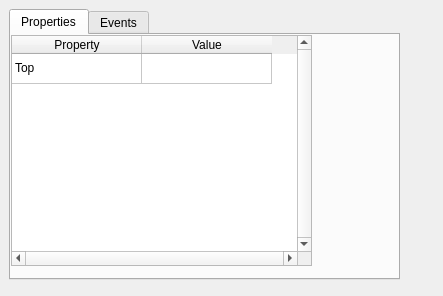
<?xml version="1.0" encoding="UTF-8"?>
<ui version="4.0">
 <class>PropertyForm</class>
 <widget class="QWidget" name="PropertyForm">
  <property name="geometry">
   <rect>
    <x>0</x>
    <y>0</y>
    <width>443</width>
    <height>296</height>
   </rect>
  </property>
  <property name="windowTitle">
   <string>Form</string>
  </property>
  <widget class="QTabWidget" name="tabWidget">
   <property name="geometry">
    <rect>
     <x>9</x>
     <y>9</y>
     <width>391</width>
     <height>271</height>
    </rect>
   </property>
   <property name="currentIndex">
    <number>0</number>
   </property>
   <widget class="QWidget" name="tab_1">
    <property name="accessibleName">
     <string/>
    </property>
    <attribute name="title">
     <string>Properties</string>
    </attribute>
    <widget class="QTableWidget" name="tableWidget">
     <property name="geometry">
      <rect>
       <x>0</x>
       <y>0</y>
       <width>301</width>
       <height>231</height>
      </rect>
     </property>
     <property name="verticalScrollBarPolicy">
      <enum>Qt::ScrollBarAlwaysOn</enum>
     </property>
     <property name="horizontalScrollBarPolicy">
      <enum>Qt::ScrollBarAlwaysOn</enum>
     </property>
     <attribute name="horizontalHeaderDefaultSectionSize">
      <number>130</number>
     </attribute>
     <attribute name="verticalHeaderVisible">
      <bool>false</bool>
     </attribute>
     <row>
      <property name="text">
       <string>New line</string>
      </property>
     </row>
     <column>
      <property name="text">
       <string>Property</string>
      </property>
     </column>
     <column>
      <property name="text">
       <string>Value</string>
      </property>
     </column>
     <item row="0" column="0">
      <property name="text">
       <string>Top</string>
      </property>
      <property name="flags">
       <set>ItemIsSelectable|ItemIsEnabled</set>
      </property>
     </item>
    </widget>
   </widget>
   <widget class="QWidget" name="tab_2">
    <attribute name="title">
     <string>Events</string>
    </attribute>
    <widget class="QPushButton" name="pushButton">
     <property name="geometry">
      <rect>
       <x>-10</x>
       <y>30</y>
       <width>97</width>
       <height>31</height>
      </rect>
     </property>
     <property name="text">
      <string>PushButton</string>
     </property>
    </widget>
   </widget>
  </widget>
 </widget>
 <resources/>
 <connections/>
</ui>
